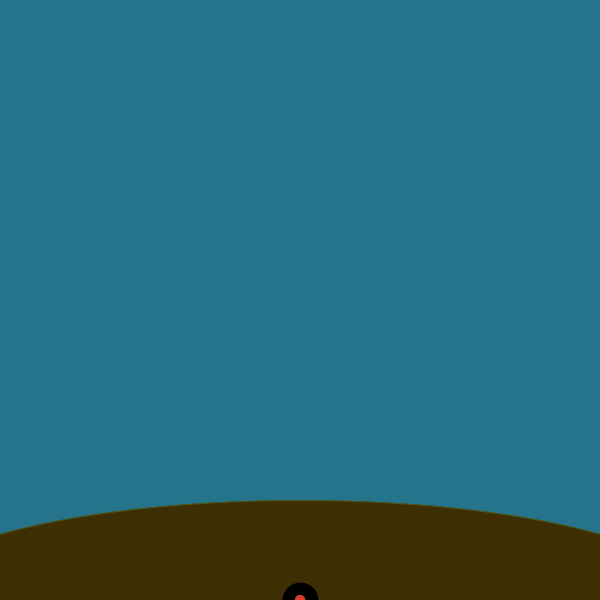
Frame 1 (no input)
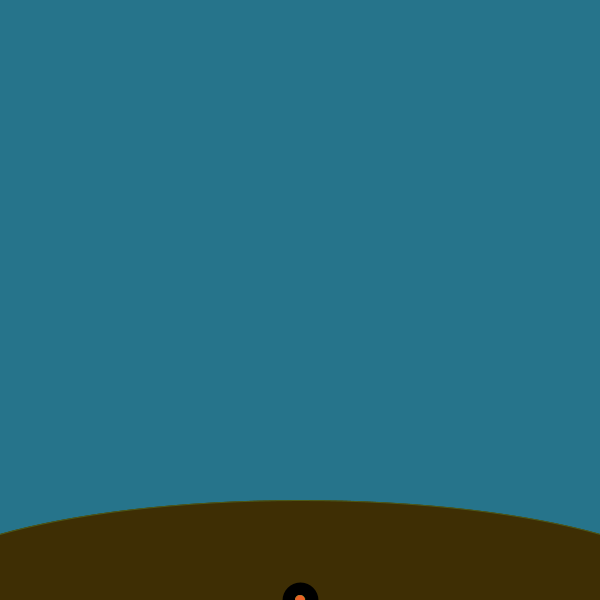
Frame 60 (the mouse pressed at the canvas centre just before this capture)
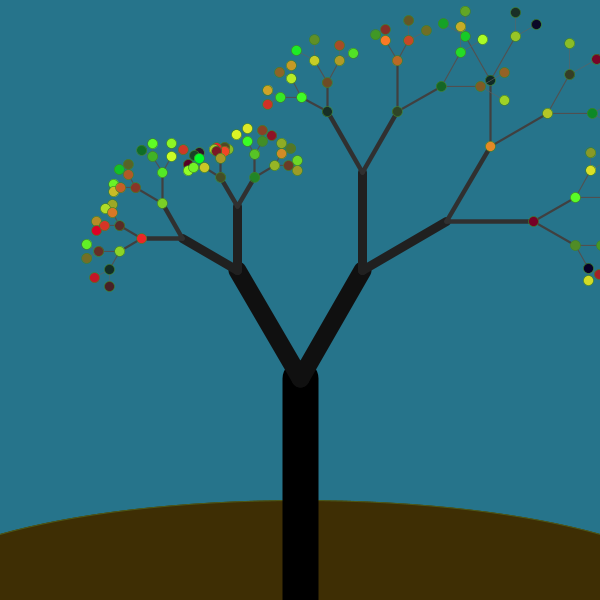
Frame 120 (the mouse held since frame 60 and released just before this capture)

The Processing sketch that drew these frames (run headless with seeded random() and noise(); from frame 60 on, the mouse is pressed at the canvas centre):

// Processing sketch: theButtTree
// ── theButtTree.pde
int[] colors = {
  0, 16, 32, 48, 64, 80, 96, 112, 128, 144, 160, 176, 192
};


void setup() {
  size(600, 600 ) ;
}

void branch(int level, float xstart, float ystart, float l, float w, float degrees) {
  strokeWeight(w);
  float radians = (degrees/180) * PI;
  float xend = xstart + l*cos(radians);
  float yend = ystart + l*sin(radians);

  int index = level;//min(level,colors.length-1);
  if (index >= colors.length ) {
    index= colors.length-1;
  }
  int c = colors[index];
  stroke(c);
  line(xstart, ystart, xend, yend);

  if (w >= 1) {
    float branch_angle = 30;
    float length_scale = 0.4 + random(0.5);
    float width_scale = (float)mouseX/width;
    float max_width_scale = 0.666 ;
    if (width_scale >= max_width_scale) {
      width_scale = max_width_scale;
    }
    branch(level+1, 
           xend, yend, 
           l*length_scale, 
           w*width_scale, 
           degrees+branch_angle);  
    branch(level+1, xend, yend, l*length_scale, w*width_scale, degrees-branch_angle);
  }
  
 // if (level > 2 ){
   if (w < 8 ){
    stroke(65,129,38);
    int g = (int)random(255);
    int r = (int)random(255);
     fill(r,g,38);  // g = 129 r=65
    ellipse(xend, yend, 10, 10);
  }
}

void draw() {
  //randomSeed(0); 
  background(38, 116, 139); 
  stroke(77, 89, 23);
  fill(62, 46, 4);
  ellipse(width/2, height, 1.333*width, 0.333*width);
  float safey=mouseY;
  float max_safey= 0.37 * height;
  if (safey >= max_safey) {
    safey= max_safey;
  }
  float w = (30.0 / 500)* width ;
  branch( 0, width/2, height, safey, w, -90);

  strokeWeight(1);
  //line(0, 600, 600, 0);




  //ellipse(width/2, height/2, mouseX, mouseY);
}
